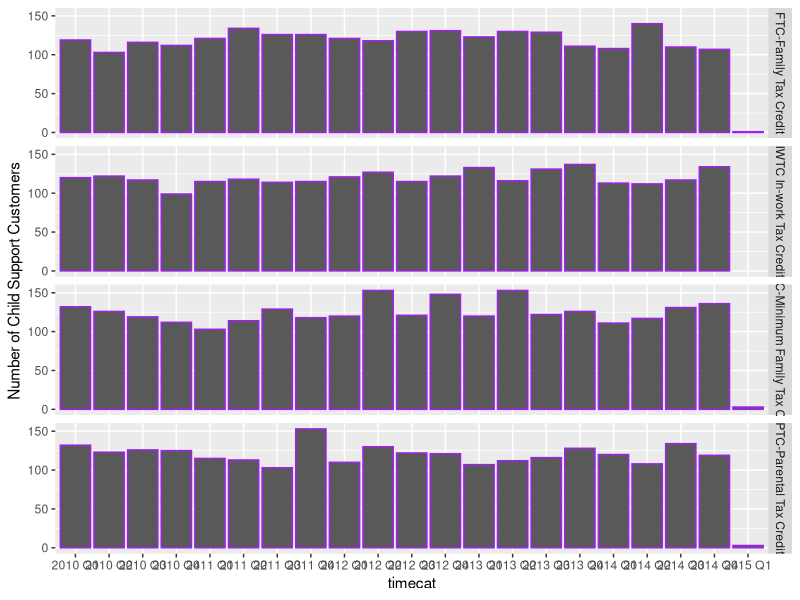
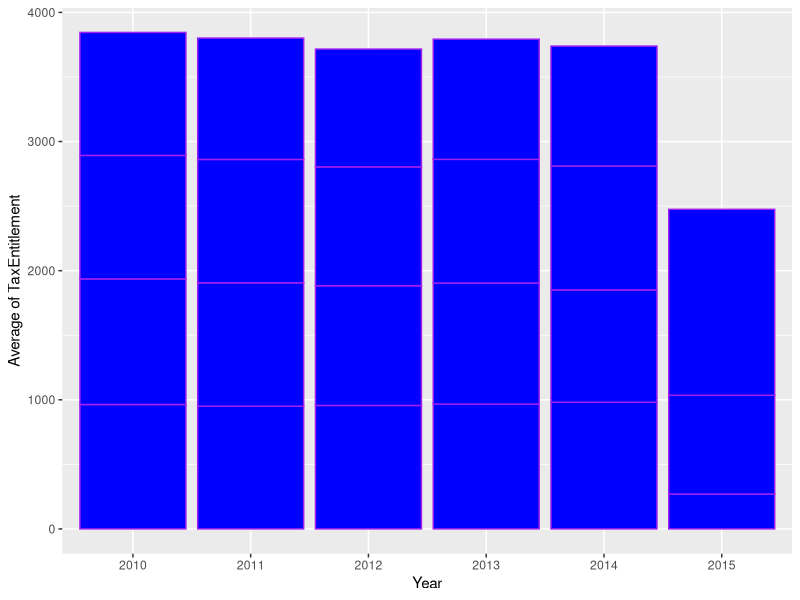

The R source for these figures, in order:

setwd("d:/OneDrive/LEARNING/S1 2018/graduate project/bi/r/tax/6")

library(magrittr)
library(dplyr)
#activate plot libary 
library('ggplot2')

fam<- read.csv('FAMILY.csv')

colnames(fam)<- c('FamilyID',	'WorkingForFamilyTaxEntitlement',	'WorkingForFamilyTaxType',
                  'ChildSupport',	'FamilyID',	'NumberOfChild',	'Time',	'CustomerID1',	'CustomerID2')

famdata<- fam[,2:9]

#set up timecat to quarterly 
famdata$Year<- substring(famdata$Time,1,4)
famdata$Date<- substring(famdata$Time,1,10)
famdata$timecat[famdata$Date<='2010-03-31']<- '2010 Q1'
famdata$timecat[famdata$Date>'2010-03-31'& famdata$Date<='2010-06-30']<- '2010 Q2'
famdata$timecat[famdata$Date>'2010-06-30'& famdata$Date<='2010-09-30']<- '2010 Q3'
famdata$timecat[famdata$Date>'2010-09-30' & famdata$Date<='2010-12-31']<- '2010 Q4'

famdata$timecat[famdata$Date>'2010-12-31' & famdata$Date<='2011-03-31']<- '2011 Q1'
famdata$timecat[famdata$Date>'2011-03-31'& famdata$Date<='2011-06-30']<- '2011 Q2'
famdata$timecat[famdata$Date>'2011-06-30'& famdata$Date<='2011-09-30']<- '2011 Q3'
famdata$timecat[famdata$Date>'2011-09-30' & famdata$Date<='2011-12-31']<- '2011 Q4'

famdata$timecat[famdata$Date>'2011-12-31' & famdata$Date<='2012-03-31']<- '2012 Q1'
famdata$timecat[famdata$Date>'2012-03-31'& famdata$Date<='2012-06-30']<- '2012 Q2'
famdata$timecat[famdata$Date>'2012-06-30'& famdata$Date<='2012-09-30']<- '2012 Q3'
famdata$timecat[famdata$Date>'2012-09-30' & famdata$Date<='2012-12-31']<- '2012 Q4'

famdata$timecat[famdata$Date>'2012-12-31' & famdata$Date<='2013-03-31']<- '2013 Q1'
famdata$timecat[famdata$Date>'2013-03-31'& famdata$Date<='2013-06-30']<- '2013 Q2'
famdata$timecat[famdata$Date>'2013-06-30'& famdata$Date<='2013-09-30']<- '2013 Q3'
famdata$timecat[famdata$Date>'2013-09-30' & famdata$Date<='2013-12-31']<- '2013 Q4'

famdata$timecat[famdata$Date>'2013-12-31' & famdata$Date<='2014-03-31']<- '2014 Q1'
famdata$timecat[famdata$Date>'2014-03-31'& famdata$Date<='2014-06-30']<- '2014 Q2'
famdata$timecat[famdata$Date>'2014-06-30'& famdata$Date<='2014-09-30']<- '2014 Q3'
famdata$timecat[famdata$Date>'2014-09-30' & famdata$Date<='2014-12-31']<- '2014 Q4'

famdata$timecat[famdata$Date>'2014-12-31' & famdata$Date<='2015-03-31']<- '2015 Q1'

head(famdata,3)

#Number of Child Support Customers by Time and Type
ggplot(data= famdata[famdata$ChildSupport=='Yes',],aes(x=timecat))+
  geom_bar(colour='purple') +facet_grid(WorkingForFamilyTaxType~.)+
  ylab('Number of Child Support Customers')

#Average of TaxEntitlement by Time
#group by Year, WorkingForFamilyTaxType
grEntitlement <- famdata[famdata$ChildSupport=='Yes',] %>% 
  group_by(Year,WorkingForFamilyTaxType) %>% 
  summarise(Final = mean(WorkingForFamilyTaxEntitlement))

#plot of Average of TaxEntitlement by Time
ggplot(data= grEntitlement,aes(x=Year,y=Final))+
  geom_bar(colour='purple',fill='blue',stat = "identity") +
  ylab('Average of TaxEntitlement')

 
